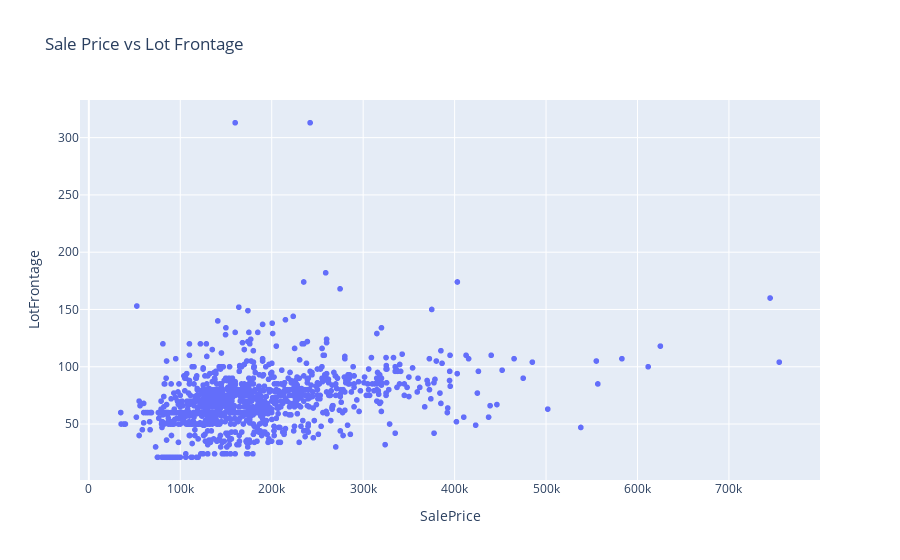

The cell this chart's notebook holds for it:
### Code cell
fig = px.scatter(prices_df, 
                   x='SalePrice',
                   y="LotFrontage", 
                   title='Sale Price vs Lot Frontage')
fig.update_layout(bargap=0.1)
fig.show()

### Figure 1 — Plotly figure (JSON) as saved in the notebook; plotly's stock layout.template omitted (floating-point values rounded to 4 significant figures; data arrays with more than 128 entries replaced by an {"elided": "..."} marker saying what was removed)
{"data": [{"hovertemplate": "SalePrice=%{x}<br>LotFrontage=%{y}<extra></extra>", "legendgroup": "", "marker": {"color": "#636efa", "symbol": "circle"}, "mode": "markers", "name": "", "showlegend": false, "type": "scattergl", "x": {"elided": "1460 int values"}, "xaxis": "x", "y": {"elided": "1460 int values"}, "yaxis": "y"}], "layout": {"bargap": 0.1, "legend": {"tracegroupgap": 0}, "title": {"text": "Sale Price vs Lot Frontage"}, "xaxis": {"anchor": "y", "domain": [0, 1], "title": {"text": "SalePrice"}}, "yaxis": {"anchor": "x", "domain": [0, 1], "title": {"text": "LotFrontage"}}}}
